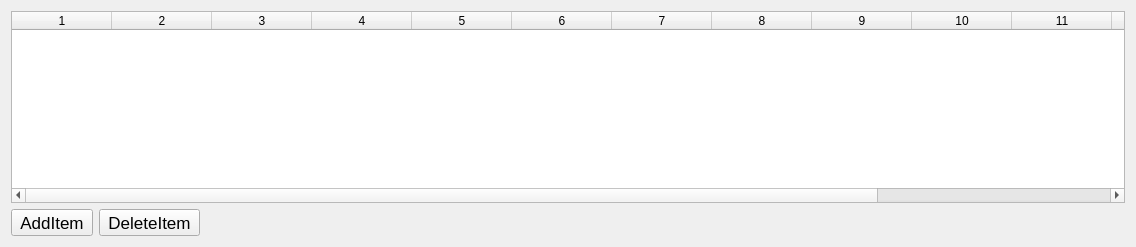
          <widget class="QWidget" name="tabKernel4">
           <attribute name="title">
            <string>Patch</string>
           </attribute>
           <layout class="QGridLayout" name="gridLayout_14">
            <item row="0" column="0" colspan="3">
             <widget class="QTableWidget" name="table_kernel_patch">
              <property name="rowCount">
               <number>0</number>
              </property>
              <property name="columnCount">
               <number>14</number>
              </property>
              <column/>
              <column/>
              <column/>
              <column/>
              <column/>
              <column/>
              <column/>
              <column/>
              <column/>
              <column/>
              <column/>
              <column/>
              <column/>
              <column/>
             </widget>
            </item>
            <item row="1" column="0">
             <widget class="QToolButton" name="btnKernelPatchAdd">
              <property name="font">
               <font>
                <pointsize>13</pointsize>
               </font>
              </property>
              <property name="text">
               <string>AddItem</string>
              </property>
              <property name="icon">
               <iconset resource="qtocc.qrc">
                <normaloff>:/icon/add.png</normaloff>:/icon/add.png</iconset>
              </property>
              <property name="iconSize">
               <size>
                <width>20</width>
                <height>20</height>
               </size>
              </property>
             </widget>
            </item>
            <item row="1" column="1">
             <widget class="QToolButton" name="btnKernelPatchDel">
              <property name="font">
               <font>
                <pointsize>13</pointsize>
               </font>
              </property>
              <property name="text">
               <string>DeleteItem</string>
              </property>
              <property name="icon">
               <iconset resource="qtocc.qrc">
                <normaloff>:/icon/del.png</normaloff>:/icon/del.png</iconset>
              </property>
              <property name="iconSize">
               <size>
                <width>20</width>
                <height>20</height>
               </size>
              </property>
              <property name="shortcut">
               <string>Del</string>
              </property>
             </widget>
            </item>
            <item row="1" column="2">
             <spacer name="horizontalSpacer_9">
              <property name="orientation">
               <enum>Qt::Horizontal</enum>
              </property>
              <property name="sizeHint" stdset="0">
               <size>
                <width>919</width>
                <height>20</height>
               </size>
              </property>
             </spacer>
            </item>
           </layout>
          </widget>
